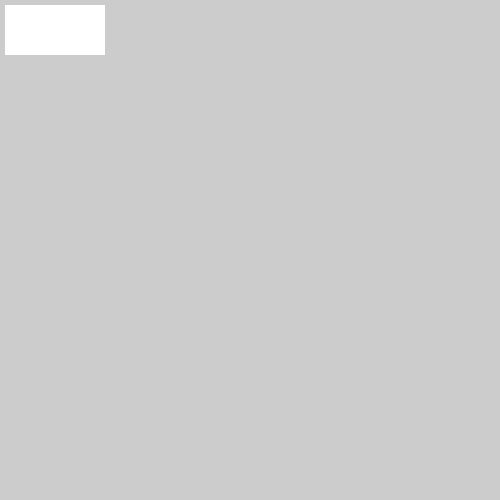
Frame 1 (no input)
Frame 60 (the mouse pressed at the canvas centre just before this capture): identical to frame 1, image omitted
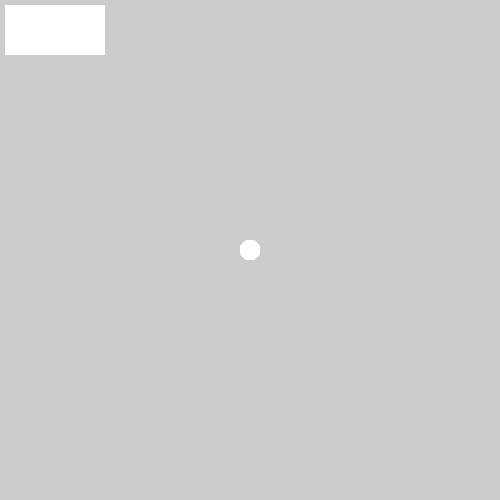
Frame 120 (the mouse held since frame 60 and released just before this capture)

The Processing sketch that drew these frames (run headless with seeded random() and noise(); from frame 60 on, the mouse is pressed at the canvas centre):

// Processing sketch: processing_172234
// ── processing_172234.pde

boolean drawing = false;

// setup - runs one time
void setup()
  {
  // set a stage size of 500 x 500 pixels
  size (500,500);

  // smooth all drawing
  smooth();

  // don't draw an outline around your shapes
  noStroke();
  }

// draw - runs once a frame
void draw()
  {
  // draw a color button
  rect(5,5,100,50);

  // are we in draw mode?
  if (drawing == true)
    {
    ellipse(mouseX, mouseY, 20, 20);
    }

  }

// mousePressed - runs every time the mouse is pressed
void mousePressed()
  {
  // did we click the button?
  if (mouseX > 0 && mouseX < 100 && mouseY > 0 && mouseY < 50)
    {
    fill (random(255), random(255), random(255), 53);
    }

  // otherwise we are in draw mode
  else
    {
    drawing = true;
    }
  }

void mouseReleased()
  {
  drawing = false;
  }
  
  

  
